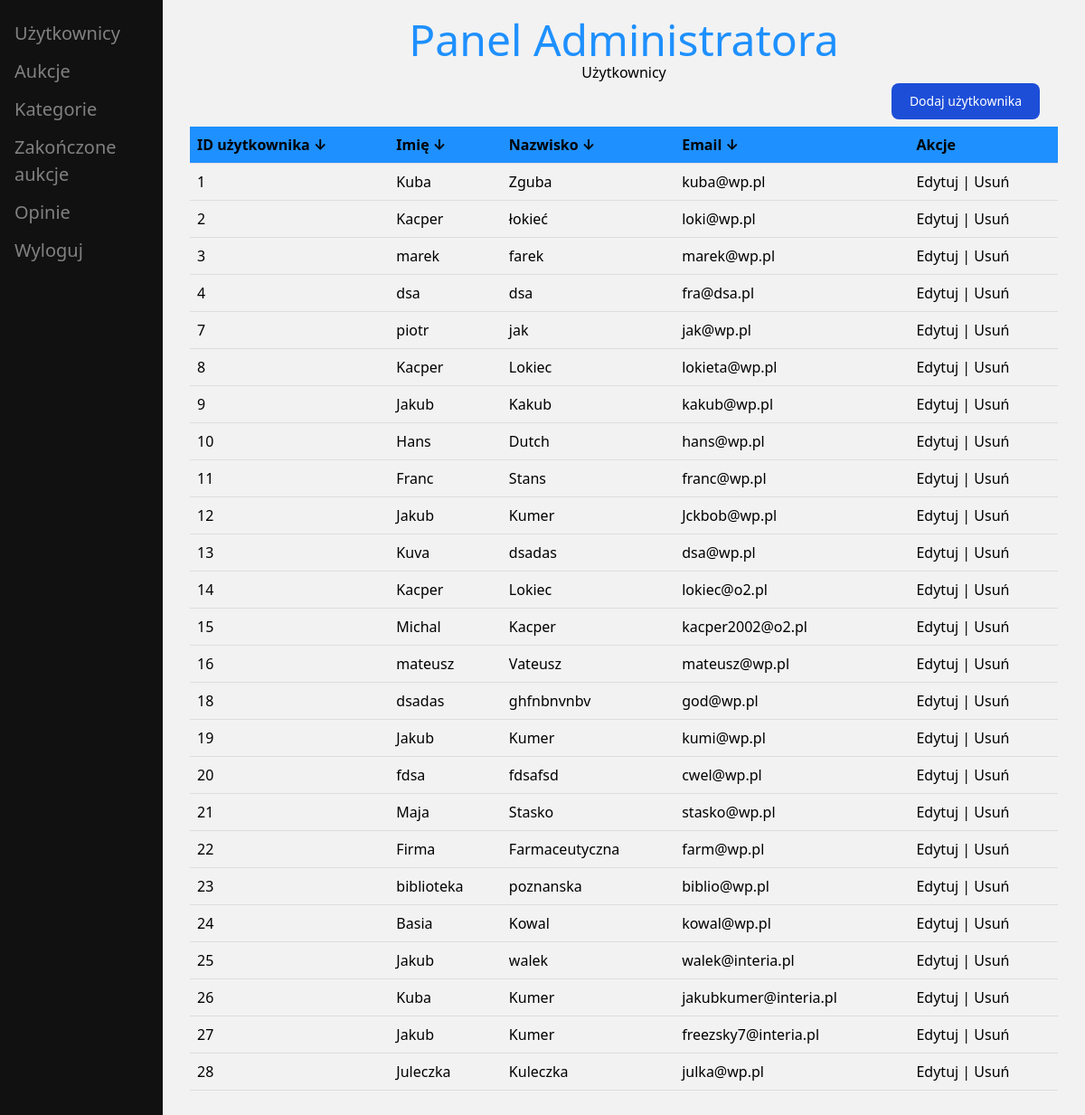
/dist/admin.php (signed in), run on an earlier commit of the app's database.
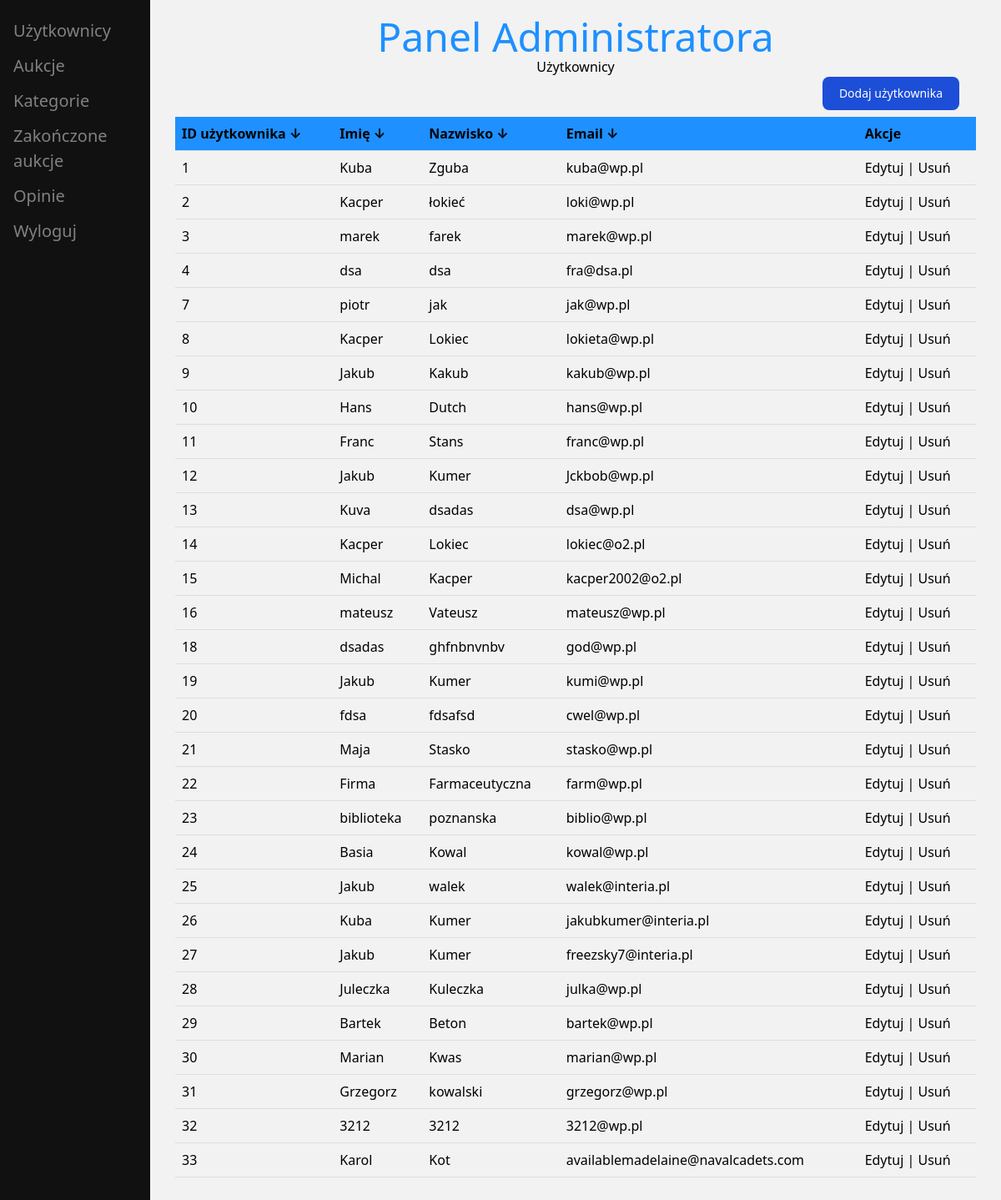
And on a later commit of the database.
### tables this page shows
CREATE TABLE `users` (
  `id_user` int(11) NOT NULL,
  `firstName` varchar(50) NOT NULL,
  `lastName` varchar(50) NOT NULL,
  `email` varchar(60) NOT NULL,
  `id_role` tinyint(4) NOT NULL DEFAULT 1,
  `pass` varchar(255) NOT NULL,
  `passwordrepeat` varchar(255) NOT NULL,
  `city` varchar(100) DEFAULT NULL,
  `street` varchar(100) DEFAULT NULL,
  `house_number` varchar(10) DEFAULT NULL,
  `postal_code` varchar(20) DEFAULT NULL,
  `phone_number` varchar(20) DEFAULT NULL,
  `profile_image` varchar(255) DEFAULT '../uploads/user-3331256_1280.png',
  `reset_token` varchar(255) DEFAULT NULL,
  `token_expiry` datetime DEFAULT NULL,
  `bank_account_number` varchar(34) DEFAULT NULL
);

### scripts/admin_filtr.php (called while the page is built, shortened)
<?php
include_once "connect.php";
$sortByID = isset($_GET['sortByID']) ? $_GET['sortByID'] : '';
$sortByFirstName = isset($_GET['sortByFirstName']) ? $_GET['sortByFirstName'] : '';
$sortByLastName = isset($_GET['sortByLastName']) ? $_GET['sortByLastName'] : '';
$sortByEmail = isset($_GET['sortByEmail']) ? $_GET['sortByEmail'] : '';
$stmt = $conn->prepare("SELECT * FROM users");
$stmt->execute();
$users = $stmt->fetchAll(PDO::FETCH_ASSOC);
?>

### dist/admin.php (the view, shortened to what this page needs)
<?php
    include_once "../scripts/connect.php";
    include_once "../scripts/admin_filtr.php";
?>
<!DOCTYPE html>
<html lang="en">
<head>
    <link rel="stylesheet" href="../src/admin.css">
    <link href="https://cdn.jsdelivr.net/npm/tailwindcss@2.2.19/dist/tailwind.min.css" rel="stylesheet">
</head>
<body>
<div class="sidebar">
        <a href="admin.php"><i class="fa fa-fw fa-user"></i> Użytkownicy</a>
        <a href="auctions_admin.php"><i class="fa fa-clipboard"></i> Aukcje</a>
        <a href="category_admin.php"><i class="fa fa-clipboard"></i> Kategorie</a>
        <a href="finished_auction_admin.php"><i class="fa fa-clipboard"></i> Zakończone aukcje</a>
        <a href="admin_reviews.php"><i class="fa fa-clipboard"></i> Opinie</a>
        <a href="../scripts/logout.php"><i class="fa fa-clipboard"></i> Wyloguj</a>
    </div>
    <div class="main">
    <h1 class="text-5xl">Panel Administratora</h1>
        <h2 id="uzytkownicy">Użytkownicy</h2>
        <div class="flex justify-end mr-5"><button type="button" class="ml-3 text-white bg-blue-700 hover:bg-blue-800 focus:ring-4 focus:ring-blue-300 font-medium rounded-lg text-sm px-5 py-2.5 me-2 mb-2 dark:bg-blue-600 dark:hover:bg-blue-700 focus:outline-none dark:focus:ring-blue-800"><a href="add_admin_user.php">Dodaj użytkownika</a></button></div>
        <table>
            <tr>
                <th><a href="?sortByID=<?php echo $sortByID === 'asc' ? 'desc' : 'asc'; ?>">ID użytkownika <?php if ($sortByID === 'asc') echo "&#8593;"; else echo "&#8595;"; ?></a></th>
                <th><a href="?sortByFirstName=<?php echo $sortByFirstName === 'asc' ? 'desc' : 'asc'; ?>">Imię <?php if ($sortByFirstName === 'asc') echo "&#8593;"; else echo "&#8595;"; ?></a></th>
                <th><a href="?sortByLastName=<?php echo $sortByLastName === 'asc' ? 'desc' : 'asc'; ?>">Nazwisko <?php if ($sortByLastName === 'asc') echo "&#8593;"; else echo "&#8595;"; ?></a></th>
                <th><a href="?sortByEmail=<?php echo $sortByEmail === 'asc' ? 'desc' : 'asc'; ?>">Email <?php if ($sortByEmail === 'asc') echo "&#8593;"; else echo "&#8595;"; ?></a></th>
                <th>Akcje</th>
            </tr>
        <?php
            if (count($users) > 0) {
                foreach ($users as $row) {
                    echo "<tr>";
                    echo "<td>" . htmlspecialchars($row["id_user"]) . "</td>";
                    echo "<td>" . htmlspecialchars($row["firstName"]) . "</td>";
                    echo "<td>" . htmlspecialchars($row["lastName"]) . "</td>";
                    echo "<td>" . htmlspecialchars($row["email"]) . "</td>";
                    echo "<td><a href='edit.php?id=" . htmlspecialchars($row["id_user"]) . "'>Edytuj</a> | <a href='../scripts/delete.php?id=" . htmlspecialchars($row["id_user"]) . "'>Usuń</a></td>";
                    echo "</tr>";
                }
            } else {
                echo "<tr><td colspan='5'>Brak użytkowników.</td></tr>";
            }
        ?>
        </table>
    </div>
</body>
</html>

What changed in the data, as far as the page shows it:
added users: id_user "29", firstName "Bartek", lastName "Beton", email "bartek@wp.pl"
added users: id_user "30", firstName "Marian", lastName "Kwas", email "marian@wp.pl"
added users: id_user "31", firstName "Grzegorz", lastName "kowalski", email "grzegorz@wp.pl"
added users: id_user "32", firstName "3212", lastName "3212", email "3212@wp.pl"
added users: id_user "33", firstName "Karol", lastName "Kot", email "availablemadelaine@navalcadets.com"
